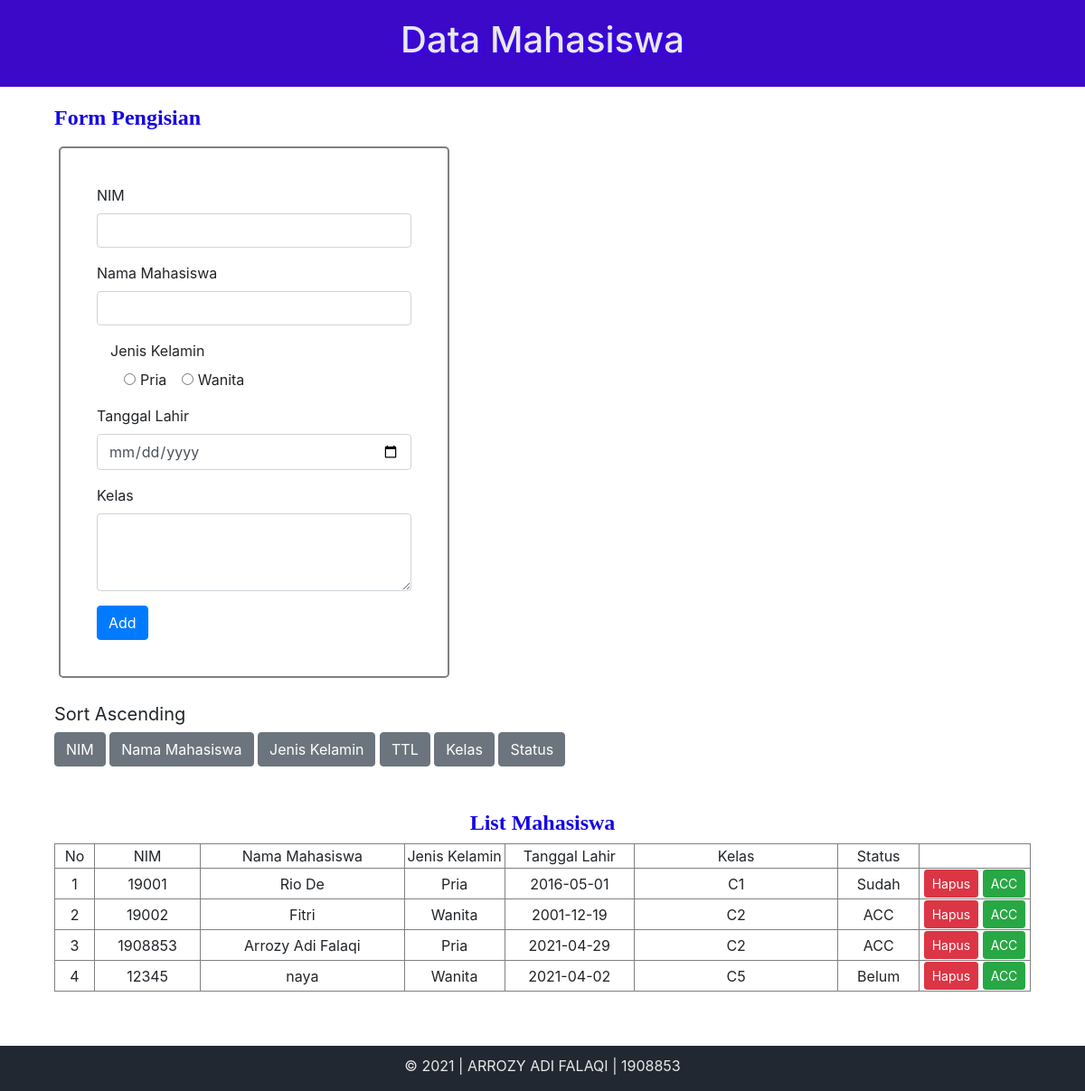
The page / on the database its author committed.
### tables this page shows
CREATE TABLE `data_mahasiswa` (
  `id` int(11) NOT NULL,
  `nim` varchar(20) NOT NULL,
  `nama_mahasiswa` varchar(100) NOT NULL,
  `gender` varchar(11) NOT NULL,
  `tanggal_lahir` date NOT NULL,
  `kelas` varchar(100) NOT NULL,
  `status_td` text NOT NULL
);

### conf.php (called while the page is built)
<?php
$db_host = "localhost";
$db_user = "root";
$db_password = "";
$db_name = "TP4DPBO";
 ?>

### includes/DB.class.php (called while the page is built, shortened)
<?php
class DB{
	var $db_host = '';
	var $db_user = '';
	var $db_password = '';
	var $db_name = '';
	var $db_link = '';
	var $result = 0;
	function DB($db_host='', $db_user='', $db_password='', $db_name=''){
		$this->db_host = $db_host;
		$this->db_user = $db_user;
		$this->db_password = $db_password;
		$this->db_name = $db_name;
	}
	function open(){
		$this->db_link = mysqli_connect($this->db_host, $this->db_user, $this->db_password, $this->db_name);
	}
	function execute($query=""){
		$this->result = mysqli_query($this->db_link, $query);
		return $this->result;
	}
	function getResult(){
		return mysqli_fetch_array($this->result);
	}
}
 ?>

### includes/Task.class.php (called while the page is built, shortened)
<?php
class Task extends DB{
	function getTask()
	{
		$query = "SELECT * FROM data_mahasiswa";
		return $this->execute($query);
	}
}
?>

### index.php (the view, shortened to what this page needs)
<?php
include("conf.php");
include("includes/Template.class.php");
include("includes/DB.class.php");
include("includes/Task.class.php");
$otask = new Task($db_host, $db_user, $db_password, $db_name);
$otask->open();
if(isset($_POST['nim']))
{
	$otask->getTasknim();
}
else if(isset($_POST['nama_mahasiswa']))
{
	$otask->getTasknama_mahasiswa();
}
else if(isset($_POST['gender']))
{
	$otask->getTaskgender();
}
else if(isset($_POST['tanggal_lahir']))
{
	$otask->getTasktanggal_lahir();
}
else if(isset($_POST['kelas']))
{
	$otask->getTaskkelas();
}
else
{
	$otask->getTask();
}
$data = null;
$no = 1;
while (list($id, $nim, $nama_mahasiswa, $gender, $tanggal_lahir, $kelas, $status) = $otask->getResult()) {
	if($status == "Sudah")
	{
		$data .= "<tr>
		<td>" . $no . "</td>
		<td>" . $nim . "</td>
		<td>" . $nama_mahasiswa . "</td>
		<td>" . $gender . "</td>
		<td>" . $tanggal_lahir . "</td>
		<td>" . $kelas . "</td>
		<td>" . $status . "</td>
		<td>
		<button class='btn btn-danger btn-sm'><a href='index.php?id_hapus=" . $id . "' style='color: white; text-decoration: none; '>Hapus</a></button>
		<button class='btn btn-success btn-sm' ><a href='index.php?id_status=" . $id .  "' style='color: white; text-decoration: none;'>ACC</a></button>
		</td>
		</tr>";
		$no++;
	}
	else
	{
		$data .= "<tr>
		<td>" . $no . "</td>
		<td>" . $nim . "</td>
		<td>" . $nama_mahasiswa . "</td>
		<td>" . $gender . "</td>
		<td>" . $tanggal_lahir . "</td>
		<td>" . $kelas . "</td>
		<td>" . $status . "</td>
		<td>
		<button class='btn btn-danger btn-sm'><a href='index.php?id_hapus=" . $id . "' style='color: white; text-decoration: none; '>Hapus</a></button>
		<button class='btn btn-success btn-sm' ><a href='index.php?id_status=" . $id .  "' style='color: white; text-decoration: none;'>ACC</a></button>
		</td>
		</tr>";
		$no++;
	}
}

### includes/Template.class.php (shortened to what this page needs)
<?php
class Template{
	var $content = '';
	function Template($filename = ''){
		$this->content = implode('', @file($filename));
	}
	function clear(){
		$this->content = preg_replace("/DATA_[A-Z|_|0-9]+/", "", $this->content);
	}
	function write(){
		print $this->content;
	}
	function replace($old = '', $new = ''){
		if(is_int($new)){
			$value = sprintf("%d", $new);
		}elseif(is_float($new)){
			$value = sprintf("%f", $new);
		}elseif(is_array($new)){
			$value = '';
			foreach( $new as $item){
				$value .= $item. '';
			}
		}else{
			$value = $new;
		}
		$this->content = preg_replace("/$old/",  $value, $this->content);
	}
}
 ?>

### rows shown on the page
data_mahasiswa: nim "19001", nama_mahasiswa "Rio De", gender "Pria", tanggal_lahir "2016-05-01", kelas "C1", status_td "Sudah"
data_mahasiswa: nim "19002", nama_mahasiswa "Fitri", gender "Wanita", tanggal_lahir "2001-12-19", kelas "C2", status_td "ACC"
data_mahasiswa: nim "1908853", nama_mahasiswa "Arrozy Adi Falaqi", gender "Pria", tanggal_lahir "2021-04-29", kelas "C2", status_td "ACC"
data_mahasiswa: nim "12345", nama_mahasiswa "naya", gender "Wanita", tanggal_lahir "2021-04-02", kelas "C5", status_td "Belum"
